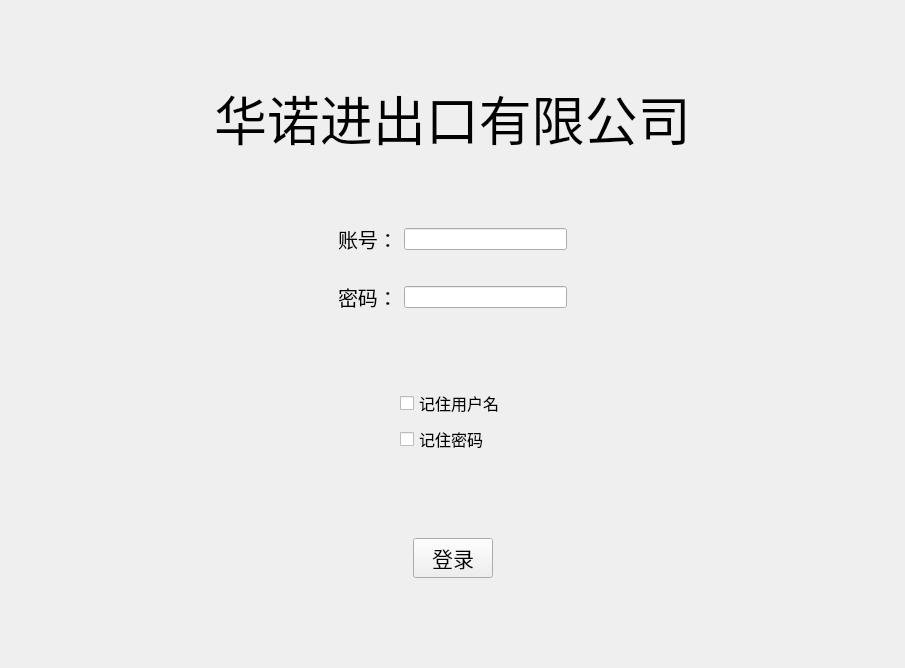
<?xml version="1.0" encoding="UTF-8"?>
<ui version="4.0">
 <class>MainWindow1Class</class>
 <widget class="QWidget" name="MainWindow1Class">
  <property name="geometry">
   <rect>
    <x>0</x>
    <y>0</y>
    <width>905</width>
    <height>668</height>
   </rect>
  </property>
  <property name="windowTitle">
   <string>MainWindow1</string>
  </property>
  <layout class="QVBoxLayout" name="verticalLayout">
   <item>
    <spacer name="verticalSpacer_4">
     <property name="orientation">
      <enum>Qt::Vertical</enum>
     </property>
     <property name="sizeHint" stdset="0">
      <size>
       <width>20</width>
       <height>74</height>
      </size>
     </property>
    </spacer>
   </item>
   <item>
    <layout class="QHBoxLayout" name="horizontalLayout_13">
     <item>
      <spacer name="horizontalSpacer_13">
       <property name="orientation">
        <enum>Qt::Horizontal</enum>
       </property>
       <property name="sizeHint" stdset="0">
        <size>
         <width>40</width>
         <height>20</height>
        </size>
       </property>
      </spacer>
     </item>
     <item>
      <widget class="QLabel" name="label_12">
       <property name="font">
        <font>
         <family>华文新魏</family>
         <pointsize>40</pointsize>
        </font>
       </property>
       <property name="text">
        <string>华诺进出口有限公司</string>
       </property>
      </widget>
     </item>
     <item>
      <spacer name="horizontalSpacer_14">
       <property name="orientation">
        <enum>Qt::Horizontal</enum>
       </property>
       <property name="sizeHint" stdset="0">
        <size>
         <width>40</width>
         <height>20</height>
        </size>
       </property>
      </spacer>
     </item>
    </layout>
   </item>
   <item>
    <layout class="QHBoxLayout" name="horizontalLayout_9">
     <item>
      <spacer name="horizontalSpacer_11">
       <property name="orientation">
        <enum>Qt::Horizontal</enum>
       </property>
       <property name="sizeHint" stdset="0">
        <size>
         <width>40</width>
         <height>20</height>
        </size>
       </property>
      </spacer>
     </item>
     <item>
      <widget class="QWidget" name="widget_5" native="true">
       <layout class="QHBoxLayout" name="horizontalLayout_10">
        <item>
         <widget class="QWidget" name="widget_6" native="true">
          <layout class="QVBoxLayout" name="verticalLayout_3">
           <item>
            <spacer name="verticalSpacer_3">
             <property name="orientation">
              <enum>Qt::Vertical</enum>
             </property>
             <property name="sizeHint" stdset="0">
              <size>
               <width>20</width>
               <height>31</height>
              </size>
             </property>
            </spacer>
           </item>
           <item>
            <widget class="QWidget" name="widget_7" native="true">
             <layout class="QHBoxLayout" name="horizontalLayout_11">
              <item>
               <widget class="QLabel" name="label_11">
                <property name="font">
                 <font>
                  <pointsize>15</pointsize>
                 </font>
                </property>
                <property name="text">
                 <string>账号：</string>
                </property>
               </widget>
              </item>
              <item>
               <widget class="QLineEdit" name="account"/>
              </item>
             </layout>
            </widget>
           </item>
           <item>
            <widget class="QWidget" name="widget_8" native="true">
             <layout class="QHBoxLayout" name="horizontalLayout_12">
              <item>
               <widget class="QLabel" name="label_7">
                <property name="font">
                 <font>
                  <pointsize>15</pointsize>
                 </font>
                </property>
                <property name="text">
                 <string>密码：</string>
                </property>
               </widget>
              </item>
              <item>
               <widget class="QLineEdit" name="passwd"/>
              </item>
             </layout>
            </widget>
           </item>
           <item>
            <spacer name="verticalSpacer_2">
             <property name="orientation">
              <enum>Qt::Vertical</enum>
             </property>
             <property name="sizeHint" stdset="0">
              <size>
               <width>20</width>
               <height>40</height>
              </size>
             </property>
            </spacer>
           </item>
          </layout>
         </widget>
        </item>
       </layout>
      </widget>
     </item>
     <item>
      <spacer name="horizontalSpacer_12">
       <property name="orientation">
        <enum>Qt::Horizontal</enum>
       </property>
       <property name="sizeHint" stdset="0">
        <size>
         <width>40</width>
         <height>20</height>
        </size>
       </property>
      </spacer>
     </item>
    </layout>
   </item>
   <item>
    <layout class="QHBoxLayout" name="horizontalLayout_8">
     <item>
      <spacer name="horizontalSpacer_9">
       <property name="orientation">
        <enum>Qt::Horizontal</enum>
       </property>
       <property name="sizeHint" stdset="0">
        <size>
         <width>40</width>
         <height>20</height>
        </size>
       </property>
      </spacer>
     </item>
     <item>
      <layout class="QVBoxLayout" name="verticalLayout_4">
       <item>
        <widget class="QCheckBox" name="remba">
         <property name="font">
          <font>
           <pointsize>12</pointsize>
          </font>
         </property>
         <property name="text">
          <string>记住用户名</string>
         </property>
        </widget>
       </item>
       <item>
        <widget class="QCheckBox" name="rembp">
         <property name="font">
          <font>
           <pointsize>12</pointsize>
          </font>
         </property>
         <property name="text">
          <string>记住密码</string>
         </property>
        </widget>
       </item>
      </layout>
     </item>
     <item>
      <spacer name="horizontalSpacer_10">
       <property name="orientation">
        <enum>Qt::Horizontal</enum>
       </property>
       <property name="sizeHint" stdset="0">
        <size>
         <width>40</width>
         <height>20</height>
        </size>
       </property>
      </spacer>
     </item>
    </layout>
   </item>
   <item>
    <spacer name="verticalSpacer_6">
     <property name="orientation">
      <enum>Qt::Vertical</enum>
     </property>
     <property name="sizeHint" stdset="0">
      <size>
       <width>20</width>
       <height>73</height>
      </size>
     </property>
    </spacer>
   </item>
   <item>
    <widget class="QWidget" name="widget_9" native="true">
     <layout class="QHBoxLayout" name="horizontalLayout_14">
      <item>
       <spacer name="horizontalSpacer_15">
        <property name="orientation">
         <enum>Qt::Horizontal</enum>
        </property>
        <property name="sizeHint" stdset="0">
         <size>
          <width>40</width>
          <height>20</height>
         </size>
        </property>
       </spacer>
      </item>
      <item>
       <widget class="QPushButton" name="sign">
        <property name="font">
         <font>
          <pointsize>16</pointsize>
         </font>
        </property>
        <property name="text">
         <string>登录</string>
        </property>
       </widget>
      </item>
      <item>
       <spacer name="horizontalSpacer_16">
        <property name="orientation">
         <enum>Qt::Horizontal</enum>
        </property>
        <property name="sizeHint" stdset="0">
         <size>
          <width>40</width>
          <height>20</height>
         </size>
        </property>
       </spacer>
      </item>
     </layout>
    </widget>
   </item>
   <item>
    <spacer name="verticalSpacer_5">
     <property name="orientation">
      <enum>Qt::Vertical</enum>
     </property>
     <property name="sizeHint" stdset="0">
      <size>
       <width>20</width>
       <height>74</height>
      </size>
     </property>
    </spacer>
   </item>
  </layout>
 </widget>
 <layoutdefault spacing="6" margin="11"/>
 <resources>
  <include location="MainWindow1.qrc"/>
 </resources>
 <connections/>
</ui>
